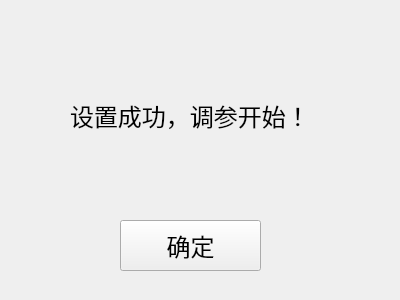
<?xml version="1.0" encoding="UTF-8"?>
<ui version="4.0">
 <class>option_success</class>
 <widget class="QWidget" name="option_success">
  <property name="geometry">
   <rect>
    <x>0</x>
    <y>0</y>
    <width>400</width>
    <height>300</height>
   </rect>
  </property>
  <property name="windowTitle">
   <string>Form</string>
  </property>
  <widget class="QPushButton" name="pushButton">
   <property name="geometry">
    <rect>
     <x>120</x>
     <y>220</y>
     <width>141</width>
     <height>51</height>
    </rect>
   </property>
   <property name="font">
    <font>
     <family>黑体</family>
     <pointsize>18</pointsize>
    </font>
   </property>
   <property name="text">
    <string>确定</string>
   </property>
  </widget>
  <widget class="QLabel" name="label">
   <property name="geometry">
    <rect>
     <x>70</x>
     <y>60</y>
     <width>241</width>
     <height>111</height>
    </rect>
   </property>
   <property name="font">
    <font>
     <family>黑体</family>
     <pointsize>18</pointsize>
    </font>
   </property>
   <property name="text">
    <string>设置成功，调参开始！</string>
   </property>
  </widget>
 </widget>
 <resources/>
 <connections/>
</ui>
